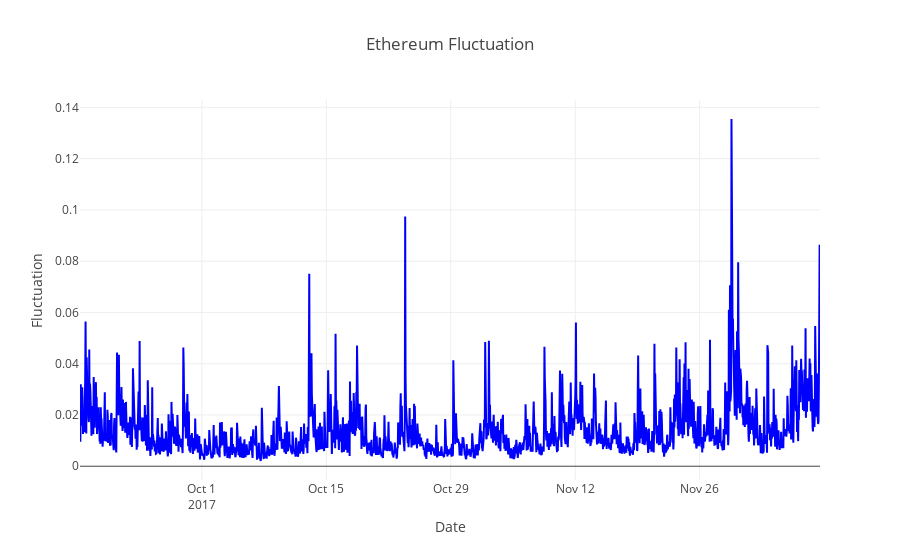

This figure's notebook cell:
### Code cell
# Fluctuation plot. 
trace = create_trace(eth_df['ETH_USD_fluctuation'], 'blue')
data = [trace]

layout = dict(title = 'Ethereum Fluctuation',
              xaxis = dict(title = 'Date'),
              yaxis = dict(title = 'Fluctuation'),
              )

fig = dict(data=data, layout=layout)
iplot(fig, filename='fluctuation')

### Figure 1 — Plotly figure (JSON) as saved in the notebook; plotly's stock layout.template omitted (floating-point values rounded to 4 significant figures; data arrays with more than 128 entries replaced by an {"elided": "..."} marker saying what was removed)
{"data": [{"line": {"color": "blue"}, "type": "scatter", "x": {"elided": "1999 str values"}, "y": {"elided": "1999 float values"}}], "layout": {"title": "Ethereum Fluctuation", "xaxis": {"title": "Date"}, "yaxis": {"title": "Fluctuation"}}}
